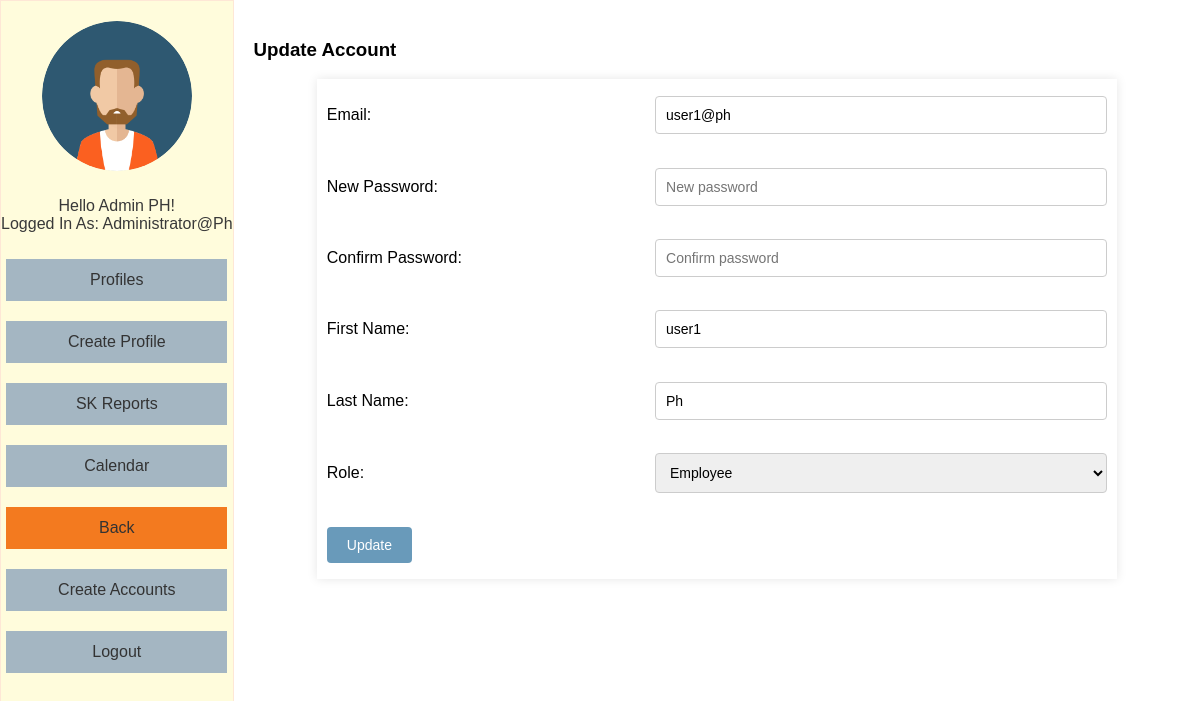
/update_acc.php?id=13 (signed in), run on the app's committed database.
### tables this page shows
CREATE TABLE `account` (
  `id` int(250) NOT NULL,
  `email` varchar(50) NOT NULL,
  `password` varchar(50) NOT NULL,
  `FirstName` varchar(50) NOT NULL,
  `LastName` varchar(50) NOT NULL,
  `role` enum('admin','employee') NOT NULL DEFAULT 'employee'
);

### update_acc.php (the view, shortened to what this page needs)
<?php
include("conne.php");
if (isset($_SESSION['role'])) {
    $role = $_SESSION['role'];
}
if (isset($_GET['id'])) {
    $id = $_GET['id'];
    $query = "SELECT * FROM account WHERE id = '$id'";
    $result = mysqli_query($conn, $query);
    if ($result && mysqli_num_rows($result) > 0) {
        $account = mysqli_fetch_assoc($result);
    } else {
        echo "Account not found.";
        exit();
    }
} else {
    echo "ID parameter not specified.";
    exit();
}
?>
<!DOCTYPE html>
<html>
<head>
    <link rel="stylesheet" type="text/css" href="src/css.css">
</head>
<body>
    <div class="sidebar">
        <img src="src/avatar.png" alt="Avatar">
        <p><?php echo "Hello " . $_SESSION['fname'] . " " . $_SESSION['lname'] . "!<br>"; ?>
           Logged in as: <?php echo $_SESSION['email']; ?></p>
        <a href="viewprofile.php">Profiles</a>
        <a href="crud.php">Create Profile</a>
        <a href="records.php">SK Reports</a>
        <a href="calendar.php">Calendar</a>
        <a href="homepage.php">Back</a>
        <?php
        if ($role == 'admin') {
            echo '<a href="createacc.php">Create Accounts</a>';
        }
        ?>
        <a href="logout.php">Logout</a>
    </div>
    <div class="content">
        <h3>Update Account</h3>
        <form method="POST" action="update_acc.php?id=<?= $id; ?>">
            <table>
                <tr>
                    <td>Email:</td>
                    <td><input type="email" name="email" value="<?= $account['email']; ?>" required></td>
                </tr>
                <tr>
                    <td>New Password:</td>
                    <td><input type="password" name="password" placeholder="New password"></td>
                </tr>
                <tr>
                    <td>Confirm Password:</td>
                    <td><input type="password" name="cpassword" placeholder="Confirm password"></td>
                </tr>
                <tr>
                    <td>First Name:</td>
                    <td><input type="text" name="fname" value="<?= $account['FirstName']; ?>" required></td>
                </tr>
                <tr>
                    <td>Last Name:</td>
                    <td><input type="text" name="lname" value="<?= $account['LastName']; ?>" required></td>
                </tr>
                <tr>
                    <td>Role:</td>
                    <td>
                        <select name="role">
                            <option value="employee" <?php if ($account['role'] == 'employee') echo 'selected'; ?>>Employee</option>
                        </select>
                    </td>
                </tr>
                <tr>
                    <td><button type="submit" name="update">Update</button></td>
                </tr>
            </table>
        </form>
    </div>
</body>
</html>

### src/css.css (style rules this page uses)
body { font-family: "Helvetica", Arial, sans-serif; background-color: #f0f5f9; margin: 0; padding: 0; display: flex; height: 100vh; text-transform: capitalize; }
.sidebar { width: 20%; background-color: #fffcdc; padding-top: 20px; display: flex; flex-direction: column; align-items: center; border: 1px solid #fee7d6; }
.sidebar img { width: 150px; height: 150px; border-radius: 50%; margin-bottom: 10px; }
.sidebar p { color: #393939; text-align: center; }
.sidebar a { font-family: Arial, sans-serif; color: #333; text-decoration: none; margin: 10px 0; width: 80%; text-align: center; padding: 12px 18px; background-color: #a4b6c2; display: block; transition: background-color 0.3s ease; }
.sidebar a[href="homepage.php"] { background-color: #f37a1f; }
.content { width: 80%; padding: 20px; background-color: #fff; overflow-y: auto; text-transform: capitalize; }

### update_acc.php (style rules this page uses)
body { font-family: Arial, sans-serif; background-color: #f0f0f0; margin: 0; padding: 0; }
table { width: 100%; max-width: 800px; border-collapse: collapse; background-color: #fff; box-shadow: 0 0 10px rgba(0, 0, 0, 0.1); margin: auto; height: 500px; display: table; }
table td { padding: 10px; }
input[type="email"], input[type="password"], input[type="text"], select { width: 100%; padding: 10px; box-sizing: border-box; border: 1px solid #ccc; border-radius: 4px; font-size: 14px; }
button[type="submit"] { background-color: #699aba; color: white; padding: 10px 20px; border: none; border-radius: 4px; cursor: pointer; font-size: 14px; }

### data on the page
account: email "user1@ph", fname "user1", lname "Ph", role "Employee"

### other printed values
$_SESSION['fname'] "Admin"
$_SESSION['lname'] "PH"
$_SESSION['email'] "Administrator@ph"
